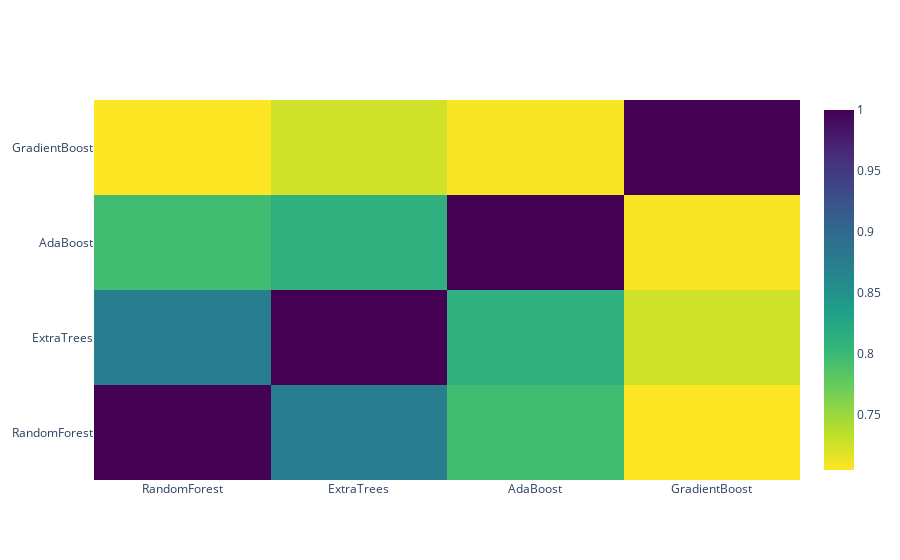

Notebook code cell kept with this figure:
### Markdown cell above
#### 生成Tier-2的相关分析热力图

### Code cell
data = [
    go.Heatmap(
        z= base_predictions_train.astype(float).corr().values ,
        x=base_predictions_train.columns.values,
        y= base_predictions_train.columns.values,
          colorscale='Viridis',
            showscale=True,
            reversescale = True
    )
]
py.iplot(data, filename='labelled-heatmap')

### Figure 1 — Plotly figure (JSON) as saved in the notebook; plotly's stock layout.template omitted (floating-point values rounded to 4 significant figures)
{"data": [{"colorscale": [[0, "#440154"], [0.1111, "#482878"], [0.2222, "#3e4989"], [0.3333, "#31688e"], [0.4444, "#26828e"], [0.5556, "#1f9e89"], [0.6667, "#35b779"], [0.7778, "#6ece58"], [0.8889, "#b5de2b"], [1, "#fde725"]], "reversescale": true, "showscale": true, "type": "heatmap", "x": ["RandomForest", "ExtraTrees", "AdaBoost", "GradientBoost"], "y": ["RandomForest", "ExtraTrees", "AdaBoost", "GradientBoost"], "z": [[1, 0.8739, 0.7957, 0.7051], [0.8739, 1, 0.8129, 0.7258], [0.7957, 0.8129, 1, 0.7071], [0.7051, 0.7258, 0.7071, 1]]}], "layout": {}}
